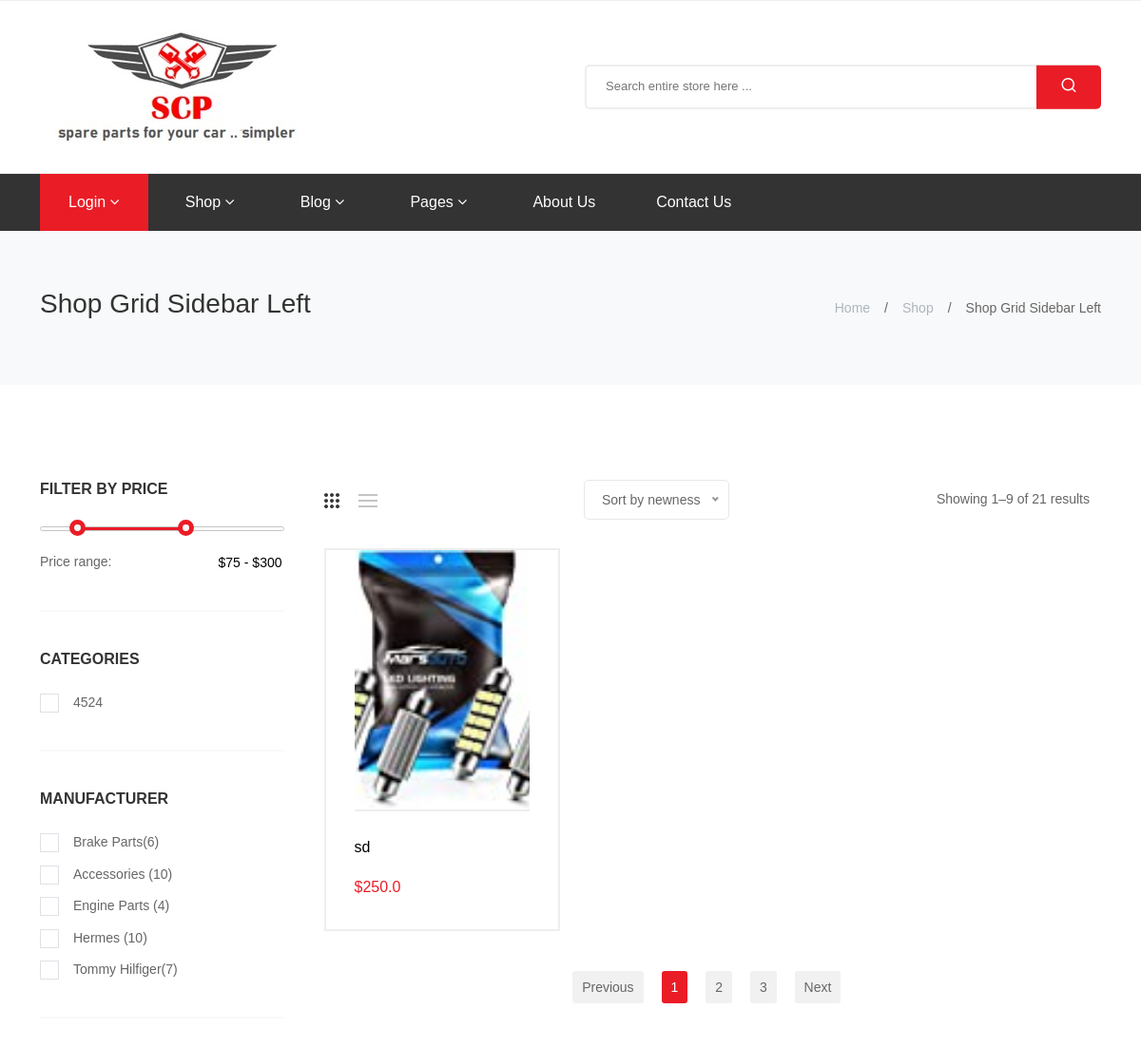
Page /products/1/ (upper part) on the earlier database version.
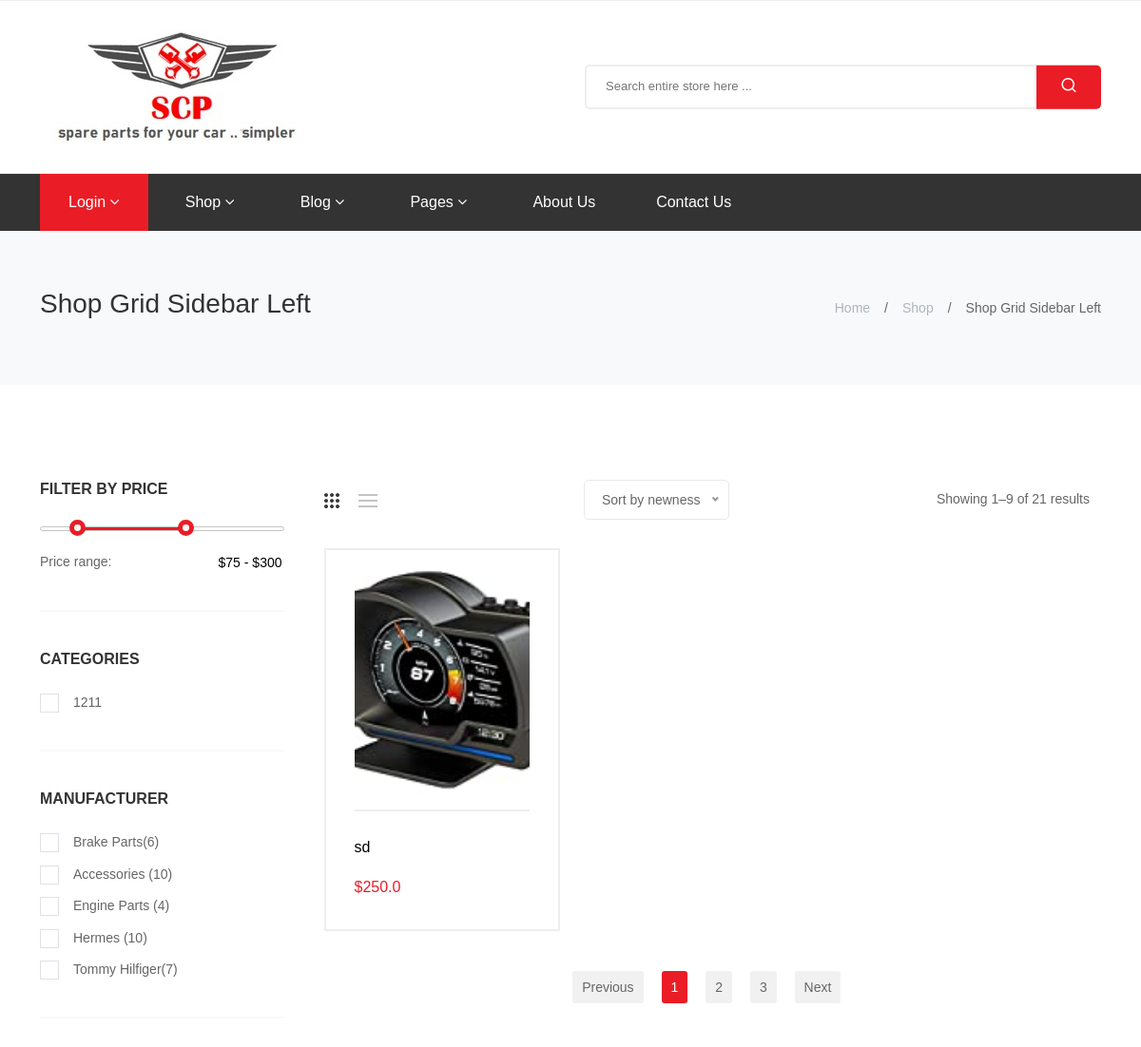
Same page on the later database version.
### SCP/models.py (models this page shows)
class Categories(models.Model):
    category_name = models.CharField(max_length=100)

class Parts(models.Model):
    part_no = models.CharField(primary_key=True, max_length=20)
    P_name = models.CharField(max_length=100)
    car_manu = models.CharField(max_length=150)
    car_name = models.CharField(max_length=150)
    manufacture_year = models.CharField(max_length=10)
    original = models.BooleanField()
    category = models.ForeignKey(Categories, on_delete=models.CASCADE)
    desc = models.TextField()

class Part_Image(models.Model):
    P_id = models.ForeignKey(Parts, on_delete=models.CASCADE)
    image_field = models.ImageField(
        upload_to="media/part_images/",
        default="no-image.jpg",
        width_field="imagewidth",
        height_field="imageheight",
    )
    imagewidth = models.PositiveIntegerField(editable=False, default=65)
    imageheight = models.PositiveIntegerField(editable=False, default=65)

class Store_parts(models.Model):
    S_id = models.ForeignKey(Store, on_delete=models.CASCADE,  related_name='StoreParts')
    Price = models.FloatField()
    p_id =  models.ForeignKey(Parts, on_delete=models.CASCADE, related_name='parts')
    quantity = models.IntegerField()

### SCP/views.py (the view)
# urls.py: path('products/<int:category_id>/', views.all_products, name='products'),
def all_products(request, category_id):
   categories = Categories.objects.all()
   Prodects=Parts.objects.all().filter(category=category_id)
   parts = []
   for part in Prodects:
    parts.append({
        "part_obj":part,
         "part_img":Part_Image.objects.get(P_id=part),
         "SP":Store_parts.objects.all().filter(p_id=part).order_by('Price').first()
         })
   context = {
        'parts': parts,
        'categories': categories
        }
   return render(request, "SCP/products.html", context)

### SCP/templates/SCP/products.html (shortened to what the changed rows need)
{% extends 'SCP/base.html'%}
{% block content %}
    <div class="shop-section">
        <div class="container">
            <div class="row flex-column-reverse flex-lg-row">
                <div class="col-lg-3">
                    <div class="siderbar-section" data-aos="fade-up"  data-aos-delay="0">
                        <div class="sidebar-single-widget" >
                            <div class="sidebar-content">
                                <div class="filter-type-select">
                                    <ul>
                                        <li>
                                            {% for category in categories %}
                                            <label class="checkbox-default" for="catagory_1">
                                                <a href="">
                                                </a>
                                                <span>{{category.category_name}}</span>
                                            </label>
                                        </li>
                                        {% endfor %}
                                    </ul>
                                </div>
                            </div>
                        </div>
                    </div>
                </div>
                <div class="col-lg-9">
                    <div class="sort-product-tab-wrapper">
                        <div class="container">
                            <div class="row">
                                <div class="col-12">
                                    <div class="tab-content tab-animate-zoom">
                                        <div class="tab-pane active show sort-layout-single" id="layout-3-grid">
                                            <div class="row">
                                                {% for part in parts %}
                                                {%if part.SP %}
                                                <div class="col-xl-4 col-sm-6 col-12">
                                                    <div class="product-default-single border-around" data-aos="fade-up"  data-aos-delay="400">
                                                        <div class="product-img-warp">
                                                            <a href="{% url 'scp:product-details' partNo=part.part_obj.part_no SP=part.SP.id%}" class="product-default-img-link">
                                                                <img src="{{part.part_img.image_field.url}}" alt="" class="product-default-img img-fluid">
                                                            </a>
                                                            <div class="product-action-icon-link">
                                                                <ul>
                                                                </ul>
                                                            </div>
                                                        </div>
                                                        <div class="product-default-content">
                                                            <h6 class="product-default-link"><a href="{% url 'scp:product-details' partNo=part.part_obj.part_no SP=part.SP.id%}">{{part.part_obj.P_name}}</a></h6>
                                                            <span class="product-default-price">${{part.SP.Price}}</span>
                                                        </div>
                                                    </div>
                                                </div>
                                                {%endif%}
                                                {% endfor %}
                                            </div>
                                        </div>
                                    </div>
                                </div>
                            </div>
                        </div>
                    </div>
                </div>
            </div>
        </div>
    </div>
{% endblock %}

Differences in the rows shown:
changed Categories: category_name "4524" → "1211"
changed Parts "sd": part_img.image_field: a different picture
